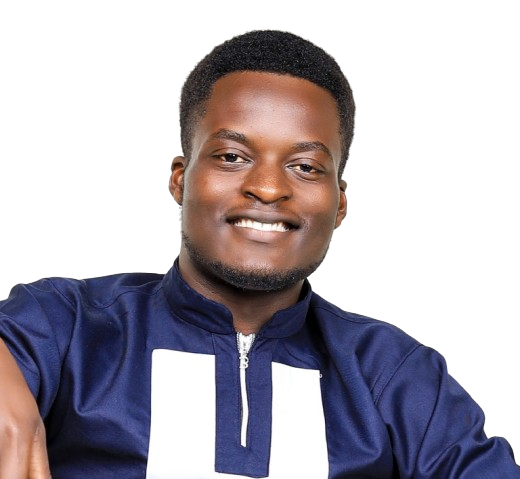
#> input picture assets/portrait-source.png, 520 x 479 px
$ python make_portrait.py
#> lines starting #> are read from the running program, lines starting #| are printed output that depends on the picture; after the words box and inside, x2 and y2 are one past the last pixel; in counts of white or black regions, pixels touching at a corner belong together
### scripts/terminal.py
"""
Shared look for every profile SVG: a dark terminal window with a title bar and
the three traffic-light dots. GitHub shows SVGs through <img>, which runs CSS
keyframes and SMIL but never JavaScript, so all motion lives inside each file.
"""
import datetime
import html

PROMPT = "derrick@github"
FONT = "ui-monospace, SFMono-Regular, Menlo, Consolas, monospace"

BG = "#0d1117"
BG2 = "#111722"
TILE = "#161b22"
FRAME = "#30363d"
MUTED = "#7d8590"
INK = "#e6edf3"
SOFT = "#c9d1d9"
GREEN = "#39d353"
CYAN = "#22d3ee"
GOLD = "#f2cc60"
AMBER = "#f5a623"   # AbleSpeak accent
GREENS = ["#161b22", "#0e4429", "#006d32", "#26a641", "#39d353"]   # GitHub levels 0-4

TITLEBAR_H = 30
CARD_W, CARD_H = 840, 880   # portrait and info card share a canvas so they sit level side by side
REDUCED_MOTION = ("@media (prefers-reduced-motion: reduce){*{animation:none!important;"
                  "opacity:1!important;transform:none!important}}")


def esc(text):
    return html.escape(str(text), quote=False)


def short_date(iso):
    d = datetime.date.fromisoformat(iso)
    return f"{d:%b} {d.day}"


def window(w, h, title, css="", pad=20):
    """Opening tag, styles and window chrome. Close with '</svg>'."""
    parts = [
        f'<svg xmlns="http://www.w3.org/2000/svg" width="{w}" height="{h}" viewBox="0 0 {w} {h}" '
        f'font-family="{FONT}">',
        f'<style>{css}{REDUCED_MOTION}</style>',
        f'<defs><linearGradient id="bg" x1="0" y1="0" x2="0" y2="1">'
        f'<stop offset="0" stop-color="{BG2}"/><stop offset="1" stop-color="{BG}"/></linearGradient></defs>',
        f'<rect width="{w}" height="{h}" rx="12" fill="url(#bg)"/>',
        f'<rect x="0.5" y="0.5" width="{w - 1}" height="{h - 1}" rx="12" fill="none" stroke="{FRAME}"/>',
        f'<line x1="0" y1="{TITLEBAR_H}" x2="{w}" y2="{TITLEBAR_H}" stroke="{FRAME}"/>',
    ]
    for i, dot in enumerate(["#ff5f56", "#ffbd2e", "#27c93f"]):
        parts.append(f'<circle cx="{pad + i * 16}" cy="{TITLEBAR_H / 2}" r="5" fill="{dot}"/>')
    parts.append(f'<text x="{w / 2}" y="{TITLEBAR_H / 2 + 4}" fill="{MUTED}" font-size="12" '
                 f'text-anchor="middle">{esc(title)}</text>')
    return parts

### scripts/make_portrait.py
#!/usr/bin/env python3
"""
Turn a background-free portrait (PNG with transparency) into a monochrome ASCII
SVG that types itself in row by row, like a terminal printing, then holds.

Light areas of the photo get dense glyphs, so on the dark window the face reads
like it is lit; transparent pixels stay blank. Each row is shown through a clip
that wipes left to right (SMIL) with a block cursor riding the edge.

Run locally when the photo changes (needs Pillow + NumPy, see
requirements-portrait.txt):

    python scripts/make_portrait.py [photo.png] [output.svg]
    STATIC=1 python scripts/make_portrait.py      # frozen frame for previews
"""
import os
import sys

import numpy as np
from PIL import Image, ImageFilter

from terminal import CARD_H, CARD_W, FRAME, MUTED, PROMPT, SOFT, esc, window

ROOT = os.path.join(os.path.dirname(os.path.abspath(__file__)), "..")
SRC = sys.argv[1] if len(sys.argv) > 1 else os.path.join(ROOT, "assets", "portrait-source.png")
OUT = sys.argv[2] if len(sys.argv) > 2 else os.path.join(ROOT, "portrait.svg")
STATIC = bool(os.environ.get("STATIC"))

COLS = int(os.environ.get("COLS", 160))
RAMP = " .`:-=+*cs#%@"          # sparse -> dense; index 0 is only for background
PAD = 20
ART_W = CARD_W - 2 * PAD
ART_TOP = 30 + 12
STATUS_H = 44
CELL_W = ART_W / COLS
CELL_H = CELL_W * 15 / 8         # monospace glyphs are roughly 8:15
ROWS = int((CARD_H - ART_TOP - STATUS_H - 8) // CELL_H)
ART_H = ROWS * CELL_H

# photo tuning (env overrides make it quick to try variants)
CROP_SIZE = float(os.environ.get("CROP_SIZE", 0.75))  # square crop side, as a share of the shorter edge
CROP_X = float(os.environ.get("CROP_X", 0.51))        # crop centre across the photo (0-1)
CROP_Y = float(os.environ.get("CROP_Y", 0.0))         # crop top down the photo (0-1)
HEAD = 0.6            # top share of the crop used to set the tone range (face + hair, not the shirt)
DETAIL = float(os.environ.get("DETAIL", 2.0))         # local-contrast boost so features survive on darker skin
BLUR = float(os.environ.get("BLUR", 5))
GAMMA = float(os.environ.get("GAMMA", 0.8))           # <1 lifts mid-tones into denser glyphs

# reveal timing: one cursor sweeps the rows top to bottom in about 6 seconds
ROW_DUR = 6.0 / ROWS


def load(path):
#> called with path = 'scripts/../assets/portrait-source.png'
    im = Image.open(path).convert("RGBA")
#> im is the input picture: PIL image 520x479 RGBA; mean R, G, B, A 53.4, 47.8, 55.9, 129.5
    w, h = im.size
#> w = 520; h = 479
    side = int(min(w, h) * CROP_SIZE)
#> side = 359
    x0 = int(min(max(CROP_X * w - side / 2, 0), w - side))
#> x0 = 85
    y0 = int(min(max(CROP_Y * h, 0), h - side))
#> y0 = 0
    im = im.crop((x0, y0, x0 + side, y0 + side))
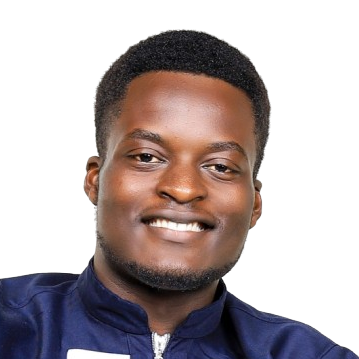
#> im: PIL image 359x359 RGBA; mean R, G, B, A 50.5, 39.8, 40.8, 122.3; transparent parts drawn white
    gray = np.asarray(im.convert("L"), dtype=np.float32) / 255
    alpha = np.asarray(im.getchannel("A"), dtype=np.float32) / 255
    return gray, alpha


def tone(gray, alpha):
    head = alpha > 0.5
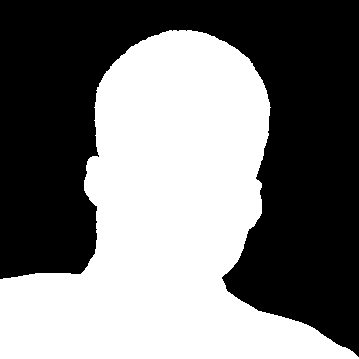
#> head: shape (359, 359) bool; 47.9% white; 1 white region, box (x1, y1, x2, y2) and area: (0, 30, 359, 359) 61788
    head[int(len(head) * HEAD):] = False
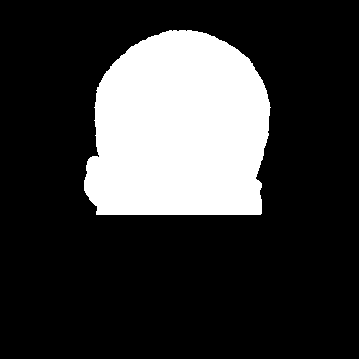
#> head: shape (359, 359) bool; 22.4% white; 1 white region, box (x1, y1, x2, y2) and area: (84, 30, 271, 215) 28832
    lo, hi = np.percentile(gray[head], [2, 98])
#> lo = 0.0745; hi = 0.796
    t = np.clip((gray - lo) / max(hi - lo, 1e-3), 0, 1)
    # unsharp-style local contrast: push each pixel away from its neighbourhood
    blur = np.asarray(Image.fromarray((t * 255).astype(np.uint8)).filter(ImageFilter.GaussianBlur(BLUR)),
                      dtype=np.float32) / 255
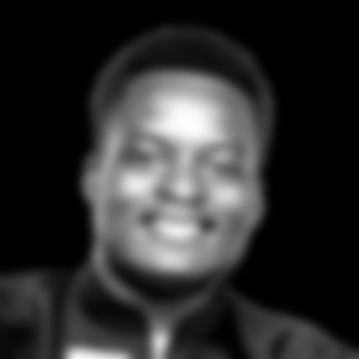
#> blur: shape (359, 359) float32; min 0, max 0.996, mean 0.182
    t = np.clip(t + DETAIL * (t - blur), 0, 1)
    return np.power(t, GAMMA)
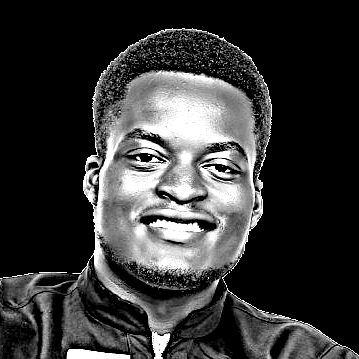
#> returned value: shape (359, 359) float32; min 0, max 1, mean 0.214


def to_rows(t, alpha):
    size = (COLS, ROWS)
#> size = (160, 83)
    small = np.asarray(Image.fromarray((t * 255).astype(np.uint8)).resize(size, Image.LANCZOS), dtype=np.float32) / 255
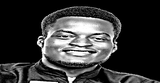
#> small: shape (83, 160) float32; min 0, max 1, mean 0.215
    mask = np.asarray(Image.fromarray((alpha * 255).astype(np.uint8)).resize(size, Image.LANCZOS), dtype=np.float32) / 255
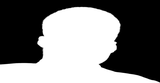
#> mask: shape (83, 160) float32; min 0, max 1, mean 0.479
    top = len(RAMP) - 1
    rows = []
    for y in range(ROWS):
        line = []
        for x in range(COLS):
            if mask[y, x] < 0.5:
                line.append(" ")
            else:
                line.append(RAMP[1 + int(round(small[y, x] * (top - 1)))])
        rows.append("".join(line).rstrip())
#> after the loop, rows = 83 items, first 6: '', '', '', '', '', ''
    return rows


def render(rows):
    parts = window(CARD_W, CARD_H, f"{PROMPT}: ~$ ./portrait.sh")
#> after the loop in window, `for i, dot in enumerate(["#ff5f56", "#ffbd2e", "#27c93f"]):`: parts = 9 items
#> parts = 10 items
    font = CELL_H * 0.86
    for ry, line in enumerate(rows):
        if not line:
            continue
        row_y = ART_TOP + ry * CELL_H
        width = len(line) * CELL_W
        text = (f'<text xml:space="preserve" x="{PAD}" y="{row_y + CELL_H * 0.76:.1f}" fill="{SOFT}" '
                f'font-size="{font:.2f}" textLength="{width:.1f}" lengthAdjust="spacing">{esc(line)}</text>')
        if STATIC:
            parts.append(text)
            continue
        begin = ry * ROW_DUR
        parts.append(
            f'<clipPath id="r{ry}"><rect x="{PAD}" y="{row_y:.1f}" height="{CELL_H:.2f}" width="0">'
            f'<animate attributeName="width" from="0" to="{ART_W}" begin="{begin:.3f}s" dur="{ROW_DUR:.3f}s" '
            f'fill="freeze"/></rect></clipPath><g clip-path="url(#r{ry})">{text}</g>'
            f'<rect y="{row_y + 1:.1f}" width="{CELL_W:.2f}" height="{CELL_H - 2:.2f}" fill="{SOFT}" opacity="0">'
            f'<animate attributeName="x" from="{PAD}" to="{PAD + ART_W}" begin="{begin:.3f}s" dur="{ROW_DUR:.3f}s" '
            f'fill="freeze"/><set attributeName="opacity" to="0.85" begin="{begin:.3f}s"/>'
            f'<set attributeName="opacity" to="0" begin="{begin + ROW_DUR:.3f}s"/></rect>'
        )
#> this loop made 83 passes
#> (row_y, width, begin) on passes 8 to 19: (107.6, 455, 0.506), (117, 480, 0.578), (126.4, 500, 0.651), (135.8, 515, 0.723), (145.1, 530, 0.795), (154.5, 540, 0.867), (163.9, 555, 0.94), (173.2, 560, 1.01), (182.6, 565, 1.08), (192, 570, 1.16), (201.4, 580, 1.23), (210.8, 585, 1.3)
#> after the loop, parts = 86 items

    line_y = ART_TOP + ART_H + 8
    text_y = line_y + 25
    parts.append(f'<line x1="0" y1="{line_y:.1f}" x2="{CARD_W}" y2="{line_y:.1f}" stroke="{FRAME}"/>')
    status = f"{PROMPT}:~$ whoami "
    name = "Derrick Lubanga"
    char_w = 18 * 0.6   # textLength pins the width, so the cursor lands right after the name
    parts.append(f'<text x="{PAD}" y="{text_y:.1f}" fill="{MUTED}" font-size="18" '
                 f'textLength="{(len(status) + len(name)) * char_w:.1f}">{esc(status)}'
                 f'<tspan fill="{SOFT}" font-weight="700">{name}</tspan></text>')
    cursor_x = PAD + (len(status) + len(name)) * char_w + 4
    parts.append(f'<rect x="{cursor_x:.1f}" y="{text_y - 15:.1f}" width="10" height="19" fill="{SOFT}">'
                 f'<animate attributeName="opacity" values="1;1;0;0" keyTimes="0;0.5;0.51;1" dur="1s" '
                 f'repeatCount="indefinite"/></rect>')
    parts.append("</svg>")
    return "".join(parts)


if __name__ == "__main__":
    gray, alpha = load(SRC)
    svg = render(to_rows(tone(gray, alpha), alpha))
    with open(OUT, "w", encoding="utf-8") as f:
        f.write(svg)
    print(f"wrote {os.path.normpath(OUT)}: {COLS}x{ROWS} glyphs, {len(svg) // 1024} KB")
#| wrote portrait.svg: 160x83 glyphs, 54 KB
